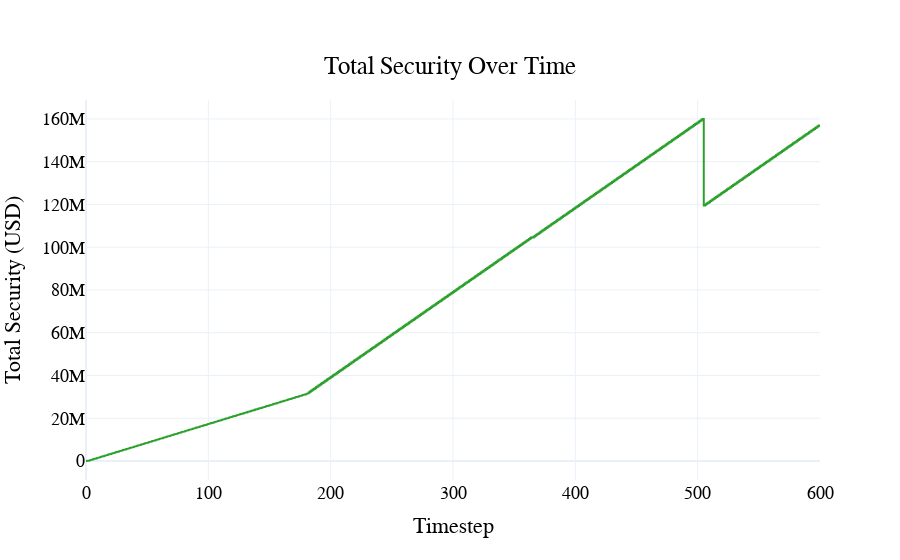

Notebook code cell kept with this figure:
### Code cell
fig= visualizations.plot_total_security(
    df
)
pio.show(fig)

### Figure 1 — Plotly figure (JSON) as saved in the notebook; plotly's stock layout.template omitted (floating-point values rounded to 4 significant figures; data arrays with more than 128 entries replaced by an {"elided": "..."} marker saying what was removed)
{"data": [{"line": {"color": "#2ca02c", "dash": "solid"}, "mode": "lines", "name": "Total Security", "type": "scatter", "x": {"elided": "4801 int values"}, "y": {"elided": "4801 float values"}}], "layout": {"font": {"color": "black", "family": "Arial", "size": 18}, "hovermode": "x unified", "legend": {"orientation": "h", "x": 0.5, "xanchor": "center", "y": -0.3, "yanchor": "bottom"}, "paper_bgcolor": "rgba(255, 255, 255, 1)", "plot_bgcolor": "rgba(255, 255, 255, 1)", "title": {"text": "Total Security Over Time", "x": 0.5, "xanchor": "center", "y": 0.9, "yanchor": "top"}, "xaxis": {"title": {"text": "Timestep"}}, "yaxis": {"title": {"text": "Total Security (USD)"}}}}
